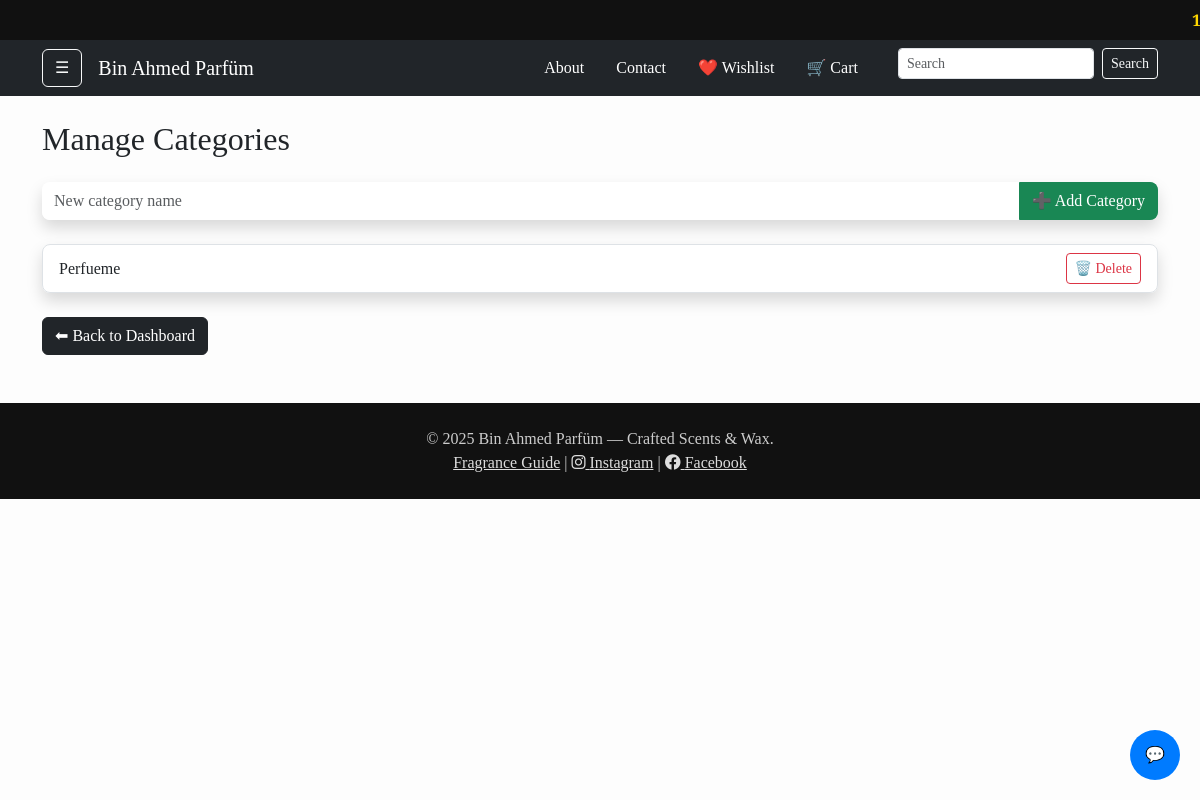
The page /ategories (signed in) on the database as committed earlier.
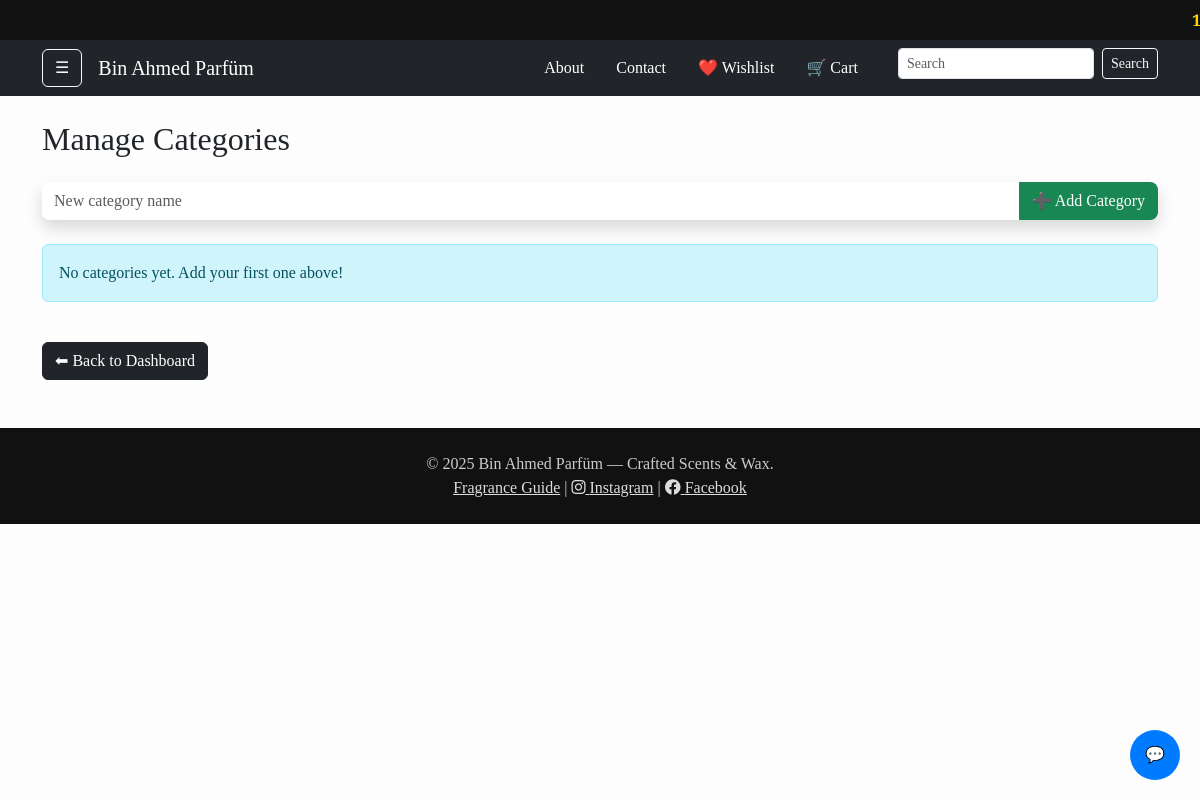
The same page on the database as committed later.
### tables this page shows
CREATE TABLE categories (
                id INTEGER PRIMARY KEY AUTOINCREMENT,
                name TEXT NOT NULL
            );

### app.py (the view)
@app.route('/ategories')
@login_required
def admin_categories():
    conn = get_db_connection()
    categories = conn.execute('SELECT * FROM categories').fetchall()
    conn.close()
    return render_template('admin_categories.html', categories=categories)

### app.py (called while the page is built)
def login_required(f):
    @wraps(f)
    def decorated(*args, **kwargs):
        if not session.get('admin_logged_in'):
            flash('Please login as admin.')
            return redirect(url_for('admin_login'))
        return f(*args, **kwargs)
    return decorated

def get_db_connection():
    conn = sqlite3.connect('db.sqlite3')
    conn.row_factory = sqlite3.Row
    return conn

@app.context_processor
def inject_settings():
    conn = get_db_connection()
    banner_row = conn.execute(
        "SELECT value FROM settings WHERE key = 'top_banner'"
    ).fetchone()
    conn.close()
    return dict(top_banner=banner_row['value'] if banner_row else '')

### templates/admin_categories.html (shortened to what this page needs)
{% extends 'base.html' %}
{% block content %}
<h2 class="mb-4">Manage Categories</h2>
<form method="POST" action="{{ url_for('add_category') }}" class="mb-4">
  <div class="input-group shadow rounded-3 overflow-hidden">
    <input type="text" name="name" placeholder="New category name" class="form-control border-0" required>
    <button type="submit" class="btn btn-success">➕ Add Category</button>
  </div>
</form>
{% if categories %}
  <ul class="list-group shadow rounded-3">
    {% for cat in categories %}
    <li class="list-group-item d-flex justify-content-between align-items-center">
      <span>{{ cat.name }}</span>
      <a href="{{ url_for('delete_category', category_id=cat.id) }}"
         class="btn btn-sm btn-outline-danger"
         onclick="return confirm('Are you sure you want to delete this category?');">
        🗑️ Delete
      </a>
    </li>
    {% endfor %}
  </ul>
{% else %}
  <div class="alert alert-info">No categories yet. Add your first one above!</div>
{% endif %}
<a href="{{ url_for('admin_dashboard') }}" class="btn btn-dark mt-4">⬅ Back to Dashboard</a>
{% endblock %}

Rows that differ between the two databases and show on the page:
removed categories: name "Perfueme"
Other text that changed with them:
text now shown: "No categories yet. Add your first one above!"
